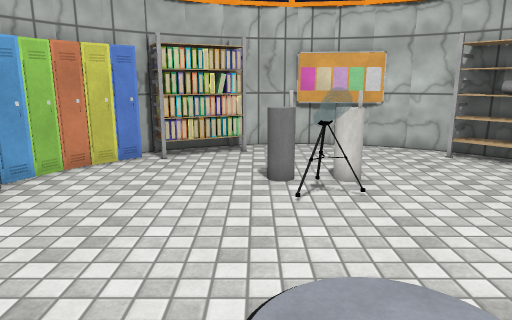
[1] (above)

13 first-person views from a walk through a Unity game level. The camera is 1.5 m above the floor, tilts 12° down and sees 70° across. The floor is counted in squares, 0.5 m on a side. Each view is taken from the middle of a square. On the plan, view 1 faces up. The plan holds only what a view shows up to about 20 squares ahead; the rest is blank. The place goes on beyond the plan. The player is left out. Surface patterns are stand-ins for the level's own textures.

[2]
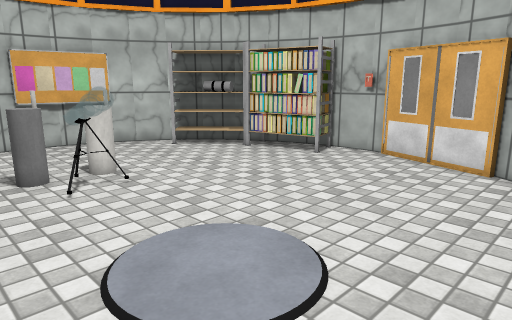

[3]
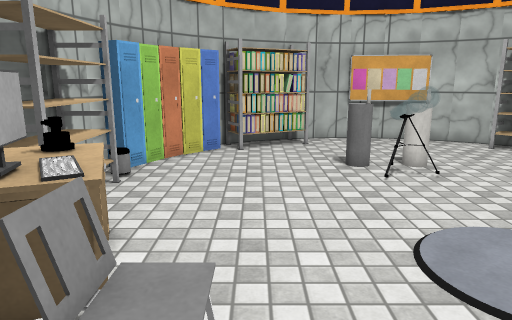

[4]
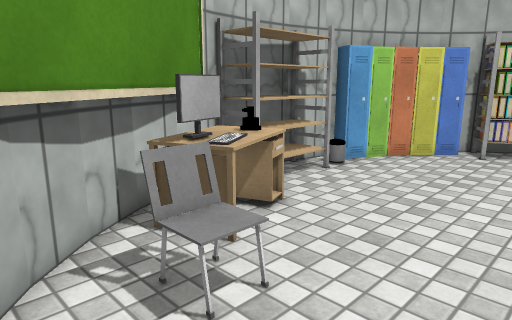

[5]
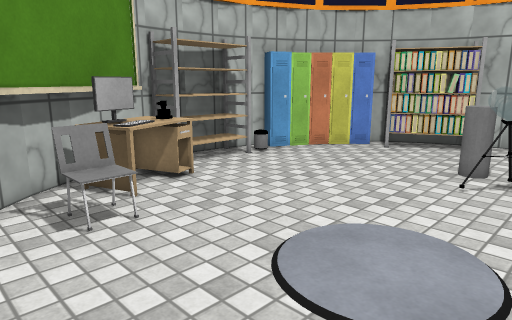

[6]
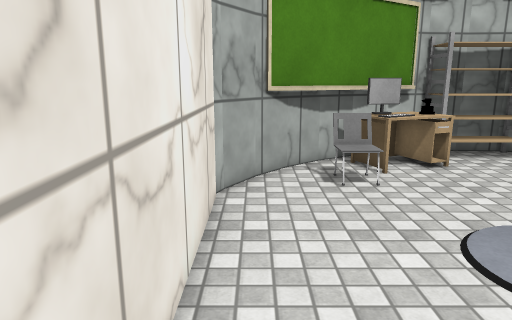

[7]
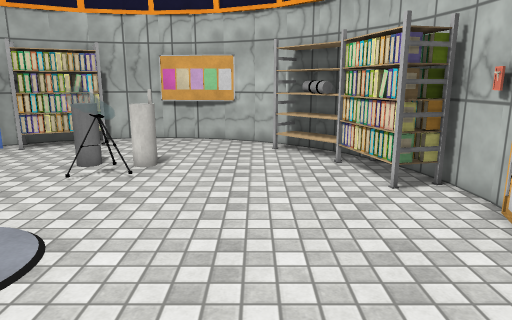

[8]
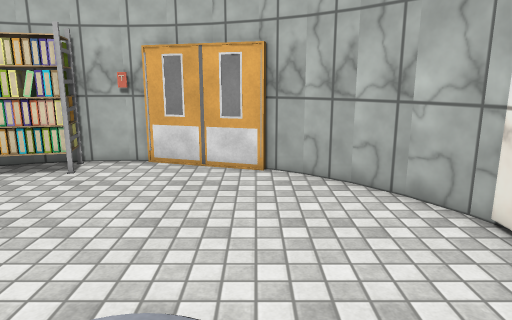

[9]
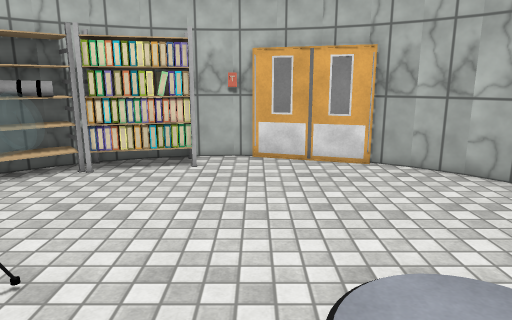

[10]
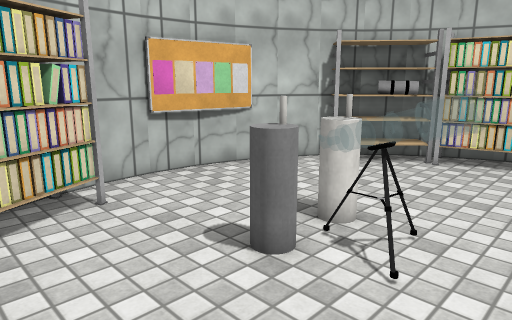

[11]
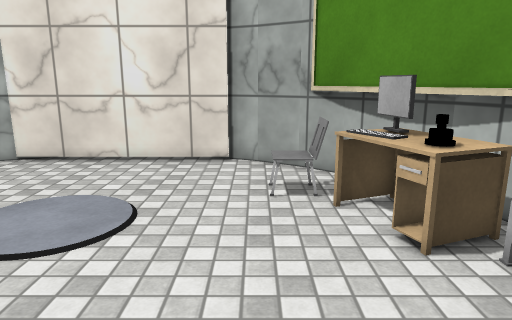

[12]
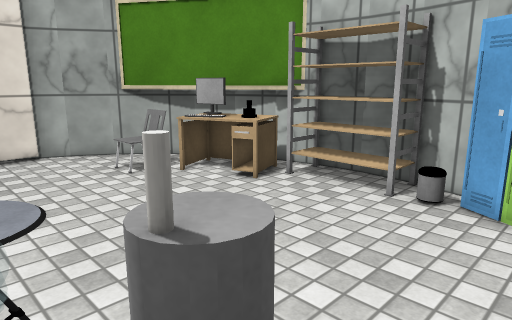

[13]
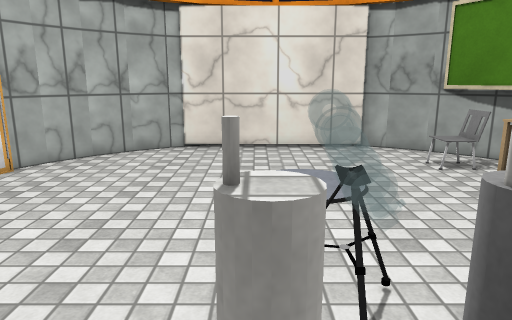

### Floor plan
Key: @ floor where view 1 was taken; # wall or solid block; . floor; R rack; L locker; T table; C computer; H chair; O other object.
Columns run from 9 left of view 1 to 13 right of it. Each row starts with its distance up from view 1.
 18        ######O##
 17      ###R... OO###
 16     ##RRR........##
 15    LLRRR.........RRR
 14   LLLR...........RRRR
 13   LL..............ORR#
 12   L.......O.O......RRR
 11 #LL......OO O......RR##
 10 ## ........O.......RRR#
  9 #RR........ ........RR#
  8 #RR........ ........RR#
  7 #RR...................#
  6 #RR...................#
  5 #RRT.................##
  4 OTTTT.....  .........#
  3 ##TCC.....  .........#
  2  #TCH...............##
  1  #OOHO..............##
  0  ####....@.........##
 -1    #O.............##
 -2    ###...........##
 -3      #############

Where each view was taken, in squares from view 1:
view 1: 0 up, 0 right, facing up
view 2: 1 down, 2 left, facing up-right
view 3: 2 down, 3 left, facing up
view 4: 2 down, 0 right, facing up-left
view 5: 2 down, 4 right, facing up-left
view 6: 2 down, 7 right, facing left
view 7: 2 down, 7 right, facing up
view 8: 2 up, 1 left, facing right
view 9: 6 up, 2 left, facing right
view 10: 7 up, 4 left, facing up-right
view 11: 11 up, 3 left, facing down
view 12: 13 up, 2 right, facing down-left
view 13: 14 up, 3 right, facing down
